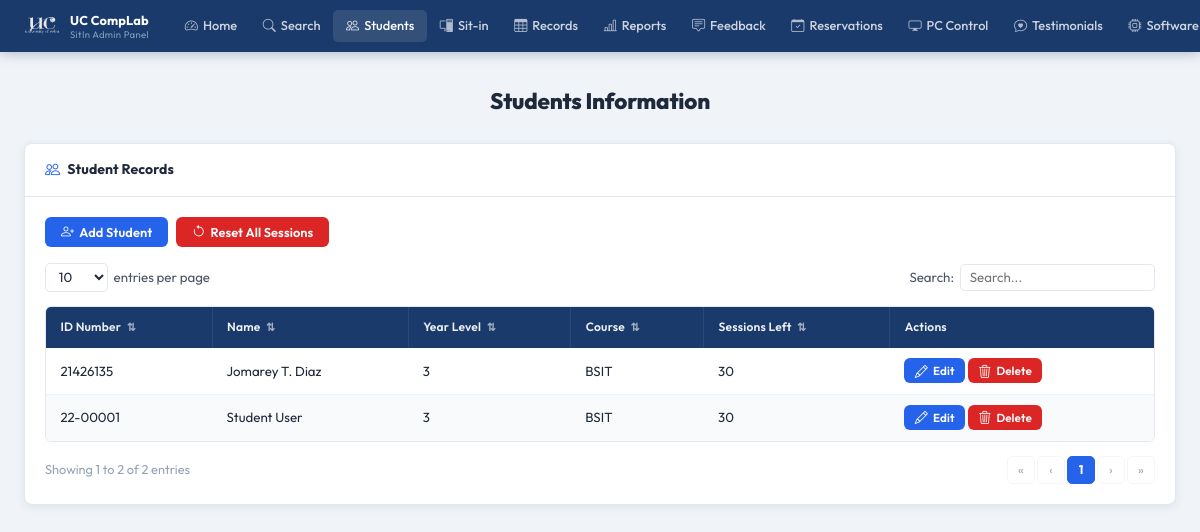
Before: /pages/admin/students.php (signed in) with the older database file.
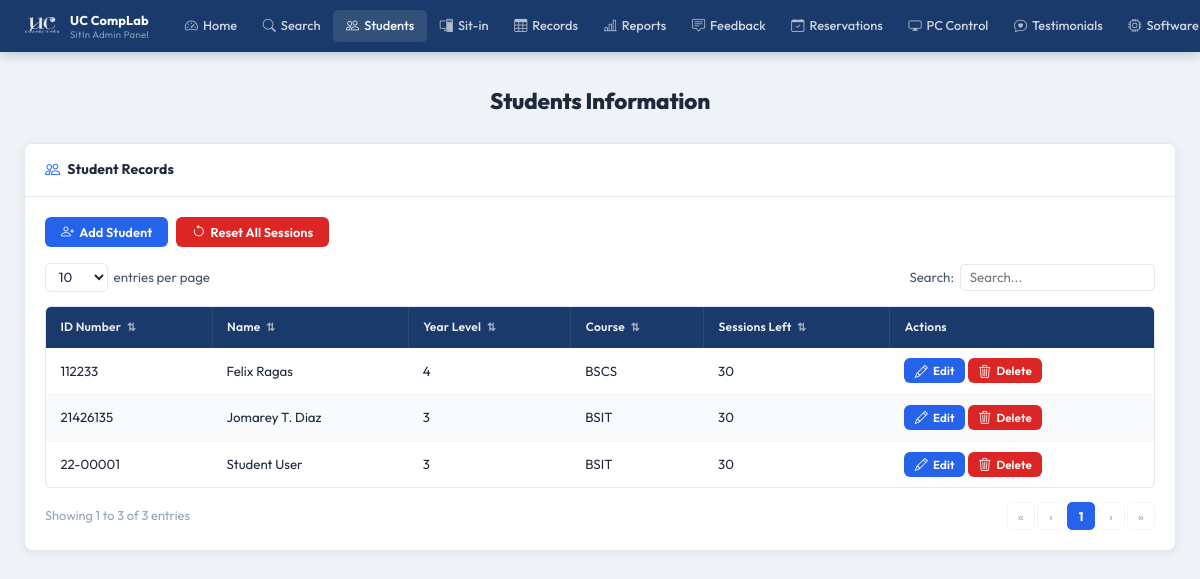
After: the same page with the newer database file.
### tables this page shows
CREATE TABLE users (
            id                 INTEGER PRIMARY KEY AUTOINCREMENT,
            first_name         TEXT    NOT NULL,
            last_name          TEXT    NOT NULL,
            middle_name        TEXT,
            student_id         TEXT    UNIQUE NOT NULL,
            course             TEXT    NOT NULL,
            course_level       INTEGER NOT NULL,
            email              TEXT    UNIQUE NOT NULL,
            address            TEXT    NOT NULL,
            password           TEXT    NOT NULL,
            remaining_sessions INTEGER DEFAULT 30,
            created_at         DATETIME DEFAULT CURRENT_TIMESTAMP
        , profile_picture TEXT, points INTEGER DEFAULT 0);

### pages/admin/students.php (the view, shortened to what this page needs)
<?php
$base = '../../';
$db = getDB();
$search = trim($_GET['q'] ?? '');
if ($search) {
    $s = $db->prepare("
        SELECT * FROM users
        WHERE first_name LIKE ? OR last_name LIKE ? OR student_id LIKE ? OR course LIKE ? OR email LIKE ?
        ORDER BY student_id ASC
    ");
    $s->execute(array_fill(0, 5, "%{$search}%"));
} else {
    $s = $db->query("SELECT * FROM users ORDER BY student_id ASC");
}
$students = $s->fetchAll();
?>
<!DOCTYPE html>
<html lang="en">
<head>
  <link rel="stylesheet" href="<?= $base ?>assets/css/admin.css"/>
  <link rel="stylesheet" href="https://cdn.jsdelivr.net/npm/bootstrap-icons@1.11.3/font/bootstrap-icons.css"/>
</head>
<body>
<?php require_once __DIR__ . '/../../includes/admin-navbar.php'; ?>
<div class="admin-page">
  <div class="admin-inner">
    <h1 class="a-page-title">Students Information</h1>
    <div class="a-card">
      <div class="a-card-header">
        <i class="bi bi-people"></i> Student Records
      </div>
      <div class="a-card-body">
        <div style="display:flex; gap:0.5rem; margin-bottom:1rem; flex-wrap:wrap;">
          <button class="a-btn a-btn-primary" data-open-modal="addStudentModal">
            <i class="bi bi-person-plus"></i> Add Student
          </button>
          <form method="POST" style="display:inline;"
                onsubmit="return confirm('Reset ALL students to 30 sessions?')">
            <button type="submit" class="a-btn a-btn-red">
              <i class="bi bi-arrow-counterclockwise"></i> Reset All Sessions
            </button>
          </form>
        </div>
        <div class="a-table-controls">
          <div class="a-entries-wrap">
            <select id="stuSelect" class="a-entries-select">
              <option>10</option><option>25</option><option>50</option><option>100</option>
            </select>
            <span>entries per page</span>
          </div>
          <div class="a-search-wrap">
            <label>Search:</label>
            <input type="text" id="stuSearch" class="a-search-box"
                   value="<?= htmlspecialchars($search) ?>" placeholder="Search..." />
          </div>
        </div>
        <div class="a-table-wrap">
          <table class="a-table" id="stuTable">
            <thead>
              <tr>
                <th class="a-sortable" data-col="0">ID Number <span class="a-sort-icon">⇅</span></th>
                <th class="a-sortable" data-col="1">Name <span class="a-sort-icon">⇅</span></th>
                <th class="a-sortable" data-col="2">Year Level <span class="a-sort-icon">⇅</span></th>
                <th class="a-sortable" data-col="3">Course <span class="a-sort-icon">⇅</span></th>
                <th class="a-sortable" data-col="4">Sessions Left <span class="a-sort-icon">⇅</span></th>
                <th>Actions</th>
              </tr>
            </thead>
            <tbody id="stuBody">
              <?php if (empty($students)): ?>
                <tr class="a-table-empty"><td colspan="6">No students found.</td></tr>
              <?php else: ?>
                <?php foreach ($students as $s): ?>
                  <tr class="a-data-row">
                    <td><?= htmlspecialchars($s['student_id']) ?></td>
                    <td><?= htmlspecialchars(
                          $s['first_name'] . ' ' .
                          ($s['middle_name'] ? $s['middle_name'][0] . '. ' : '') .
                          $s['last_name']
                        ) ?></td>
                    <td><?= (int)$s['course_level'] ?></td>
                    <td><?= htmlspecialchars($s['course']) ?></td>
                    <td><?= (int)($s['remaining_sessions'] ?? 30) ?></td>
                    <td>
                      <button class="a-btn a-btn-primary a-btn-sm"
                              onclick="openEdit(<?= htmlspecialchars(json_encode($s)) ?>)">
                        <i class="bi bi-pencil"></i> Edit
                      </button>
                      <form method="POST" style="display:inline;"
                            onsubmit="return confirm('Delete this student?')">
                        <button type="submit" class="a-btn a-btn-red a-btn-sm">
                          <i class="bi bi-trash3"></i> Delete
                        </button>
                      </form>
                    </td>
                  </tr>
                <?php endforeach; ?>
              <?php endif; ?>
            </tbody>
          </table>
        </div>
        <div class="a-table-footer">
          <div class="a-table-info" id="stuInfo"></div>
          <div class="a-pagination"  id="stuPag"></div>
        </div>
      </div>
    </div>
  </div>
</div>
</body>
</html>

Changed rows visible on the page:
added users: student "112233", first_name+middle_name+last_name "Felix Ragas", course_level "4", course "BSCS", remaining_sessions "30"
Other visible differences:
text written by a page script: "Showing 1 to 2 of 2 entries" → "Showing 1 to 3 of 3 entries"
